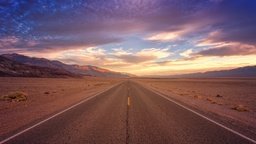
#> input picture road.jpg, 256 x 144 px, shrunk from 4303 x 2421 before the run
$ jupyter execute task.ipynb   (shell and % lines are left out)
#> lines starting #> are read from the running program, lines starting #| are printed output that depends on the picture; after the words box and inside, x2 and y2 are one past the last pixel; in counts of white or black regions, pixels touching at a corner belong together
[cell 1]
from PIL import Image
import numpy as np

img = Image.open('road.jpg')
#> img is the input picture: PIL image 256x144 RGB; mean R, G, B 123, 91.1, 97.9
img = np.array(img)
img
img.shape
#> Out = (144, 256, 3)

[cell 2]
from tqdm import tqdm

def filter(image, kernel_size):
    new_image = np.zeros(image.shape, dtype='int')
    print(new_image.shape)
    for i in tqdm(range(image.shape[0])):
        for j in range(image.shape[1]):
            start_y = 0 if i-kernel_size//2 < 0 else i-kernel_size//2
            end_y = new_image.shape[0] - 1 if i+kernel_size//2 > new_image.shape[0] + 1 else i+kernel_size//2 + 1

            start_x = 0 if j-kernel_size//2 < 0 else j-kernel_size//2
            end_x = new_image.shape[1] - 1 if j+kernel_size//2 > new_image.shape[1] + 1 else j+kernel_size//2 + 1

            new_image[i, j, :] = int(np.sum(image[start_y:end_y, start_x:end_x, 0])/((end_y-start_y)*(end_x-start_x)))
    return new_image

[cell 3]
def to_gray_scale(image):
    for i in tqdm(range(image.shape[0])):
        for j in range(image.shape[1]):
            image[i, j, :] = np.mean(image[i, j, :])
    return image[:, :, :]

[cell 4]
import matplotlib.pyplot as plt

[cell 5]
plt.imshow(img)

[cell 6]
gray_img = to_gray_scale(img)
#> after the loop in to_gray_scale, `for i in tqdm(range(image.shape[0])):`:
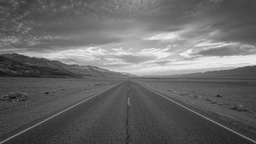
#> image: shape (144, 256, 3); min 12, max 244, mean 103.6
plt.imshow(gray_img)

[cell 7]
filtered_image = filter(gray_img, 71)
#| (144, 256, 3)
#> after the loop in filter, `for i in tqdm(range(image.shape[0])):`:
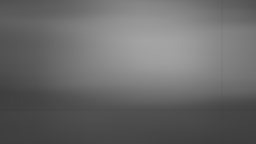
#> new_image: shape (144, 256, 3) int64; min 60, max 164, mean 105.1
filtered_image.shape
#> Out = (144, 256, 3)

[cell 8]
plt.imshow(filtered_image, 'gray')

[cell 9]
def smt(image):
    return image.cumsum(axis=0).cumsum(axis=1)

[cell 10]
def filter_with_smt(image, kernel_size):
    new_image = np.zeros(image.shape, dtype='uint8')
    t = smt(image)
    # print(t.dtype)
    t = t.astype(np.int64)
    half_of_mask = kernel_size//2

    for i in range(0, image.shape[0]):
        for j in range(0, image.shape[1]):
            ax, ay = max(0, j - half_of_mask), max(0, i - half_of_mask)
            bx, by = min(j + half_of_mask, image.shape[1]-1), max(0, i - half_of_mask)
            cx, cy = max(0, j - half_of_mask), min(image.shape[0]-1, i + half_of_mask)
            dx, dy = min(image.shape[1]-1, j + half_of_mask), min(image.shape[0]-1, i + half_of_mask)

            A = t[ay, ax, 0]
            B = t[by, bx, 0]
            C = t[cy, cx, 0]
            D = t[dy, dx, 0]
            new_image[i][j] = ((D - B - C + A)/((bx-ax)*(cy-ay)))
    return new_image

[cell 11]
filtered_img_using_smt = filter_with_smt(gray_img, 71)
#> in smt, `return image.cumsum(axis=0).cumsum(axis=1)`:
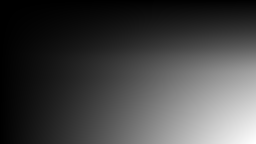
#> returned value: shape (144, 256, 3) uint64; min 73, max 3820894, mean 1021350.1; drawn with min black and max white

[cell 12]
plt.imshow(filtered_img_using_smt, 'gray')

[cell 13]
def single_thresholding(img, thr):
    new_img = np.zeros(img.shape)
    for i in tqdm(range(img.shape[0])):
        for j in range(img.shape[1]):
            if img[i][j][0] > thr:
                new_img[i][j][:] = 255
            else:
                new_img[i][j][:] = 0
    return new_img

[cell 14]
sthr = single_thresholding(gray_img, 125)
#> after the loop in single_thresholding, `for i in tqdm(range(img.shape[0])):`:
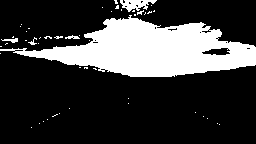
#> new_img: shape (144, 256, 3) float64; 23.6% white; 49 white regions (44 under 20 px), largest, box (x1, y1, x2, y2) and area: (0, 15, 256, 77) 8205, (120, 0, 157, 12) 246, (1, 38, 18, 43) 44, (65, 35, 80, 39) 36, (28, 37, 37, 45) 26
plt.imshow(sthr)

[cell 15]
def double_thresholding(img, thr1, thr2):
    new_img = np.zeros(img.shape)
    for i in tqdm(range(img.shape[0])):
        for j in range(img.shape[1]):
            if img[i][j][0] > thr1:
                new_img[i][j][:] = 255
            elif img[i][j][0] < thr2:
                new_img[i][j][:] = 0
            else:
                new_img[i][j][:] = 255
    return new_img

[cell 16]
dthr = double_thresholding(gray_img, 200, 100)
#> after the loop in double_thresholding, `for i in tqdm(range(img.shape[0])):`:
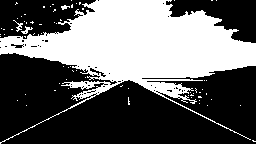
#> new_img: shape (144, 256, 3) float64; 40.1% white; 70 white regions (66 under 20 px), largest, box (x1, y1, x2, y2) and area: (0, 0, 256, 144) 14530, (21, 26, 33, 34) 38, (13, 20, 23, 32) 35, (61, 5, 70, 10) 25
plt.imshow(dthr)

[cell 17]
test_pixels = [52, 55,	61,	59,	79,	61,	76,	61,
62,	59,	55,	104	,94,	85,	59,	71,
63,	65,	66,	113	,144,	104,	63,	72,
64,	70,	70,	126	,154,	109	,71,	69,
67,	73,	68,	106, 122,	88,	68,	68,
68,	79,	60,	70,	77,	66,	58,	75,
69,	85,	64,	58,	55,	61,	65,	83,
70,	87,	69,	68,	65,	73,	78,	90]

test_image = np.zeros((8, 8, 3))

c = 0
for i in range(8):
    for j in range(8):
        test_image[i,j,:] = test_pixels[c]
        c += 1

test_image = np.array(test_image)

[cell 18]
def get_cumsum(img):
    unique_pixels = np.sort(np.unique(img))
    count = []
    for pixel in unique_pixels:
        count.append(np.count_nonzero(pixel == img[:, :, 0]))
    return unique_pixels, np.cumsum(count)

def cdf(v, unique_pixels, cumsum):
    idx = np.where(unique_pixels==v)[0][0]
    return cumsum[idx]

def h(cdf_v, cdf_min, shape):
    return np.round((cdf_v - cdf_min)*255/(shape[0]*shape[1]-cdf_min))

def contrast(img):
    shape = img.shape
    new_image = np.zeros(shape, dtype=np.int64)
    unique_pixels, cumsum = get_cumsum(img)
    cdf_min = cumsum[0]
    for i in range(shape[0]):
        for j in range(shape[1]):
            cdf_v = cdf(img[i, j, 0], unique_pixels, cumsum)
            new_image[i, j, :] = h(cdf_v, cdf_min, shape)
    return new_image.reshape(shape)

[cell 19]
contrasted = contrast(img)
#> in get_cumsum, `unique_pixels = np.sort(np.unique(img))`: unique_pixels = 227 values from 12 to 244
#> the loop in get_cumsum, `for pixel in unique_pixels:` made 227 passes
#> pixel on passes 1 to 3: 12, 15, 16
#> after the loop in get_cumsum, `for pixel in unique_pixels:`: count = 227 values, max 577 at index 56, min 1 at index 0, mean 162.4
#> in contrast, `unique_pixels, cumsum = get_cumsum(img)`: unique_pixels = 227 values from 12 to 244; cumsum = 227 values from 1 to 36864
#> in contrast, `cdf_min = cumsum[0]`: cdf_min = 1
#> the loop in contrast, `for i in range(shape[0]):` made 144 passes
#> after the loop in contrast, `for i in range(shape[0]):`:
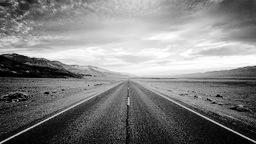
#> new_image: shape (144, 256, 3) int64; min 0, max 255, mean 128.6
plt.imshow(contrasted)

[cell 20]
filtered_img_using_smt = filtered_img_using_smt.astype('uint8')

plt.imsave("filtered_img_using_smt.png", filtered_img_using_smt)

[cell 21]
filtered_image = filtered_image.astype('uint8')

plt.imsave("filtered_image.png", filtered_image)

[cell 22]
gray_img = gray_img.astype('uint8')

plt.imsave("gray_img.png", gray_img)

[cell 23]
sthr = sthr.astype('uint8')

plt.imsave("sthr.png", sthr)

[cell 24]
dthr = dthr.astype('uint8')

plt.imsave("dthr.png", dthr)
